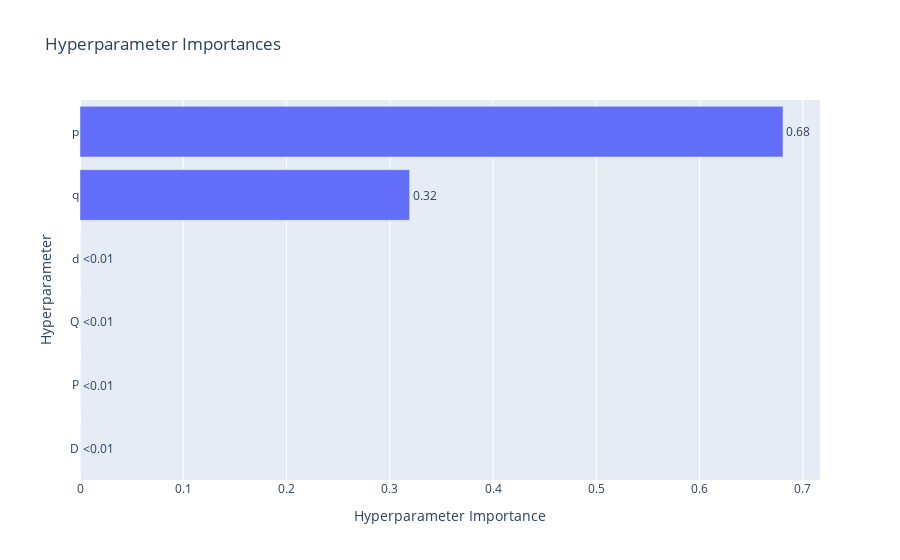

The notebook cell saved with this chart:
### Code cell
optuna.visualization.plot_param_importances(study)

### Figure 1 — Plotly figure (JSON) as saved in the notebook; plotly's stock layout.template omitted (floating-point values rounded to 4 significant figures)
{"data": [{"cliponaxis": false, "hovertemplate": ["D (IntDistribution): 0.0<extra></extra>", "P (IntDistribution): 0.0<extra></extra>", "Q (IntDistribution): 0.0<extra></extra>", "d (IntDistribution): 0.0<extra></extra>", "q (IntDistribution): 0.3192035378289696<extra></extra>", "p (IntDistribution): 0.6807964621710304<extra></extra>"], "name": "Objective Value", "orientation": "h", "text": ["<0.01", "<0.01", "<0.01", "<0.01", "0.32", "0.68"], "textposition": "outside", "type": "bar", "x": [0, 0, 0, 0, 0.3192, 0.6808], "y": ["D", "P", "Q", "d", "q", "p"]}], "layout": {"title": {"text": "Hyperparameter Importances"}, "xaxis": {"title": {"text": "Hyperparameter Importance"}}, "yaxis": {"title": {"text": "Hyperparameter"}}}}
